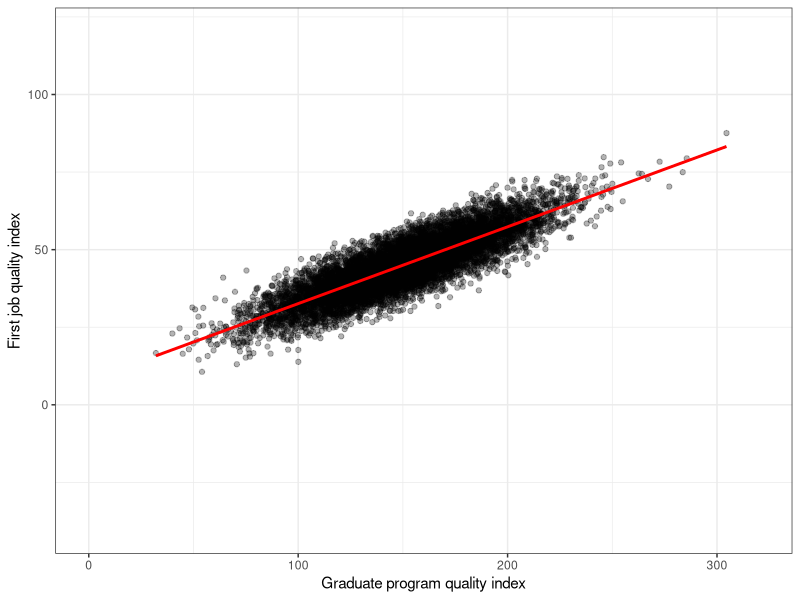
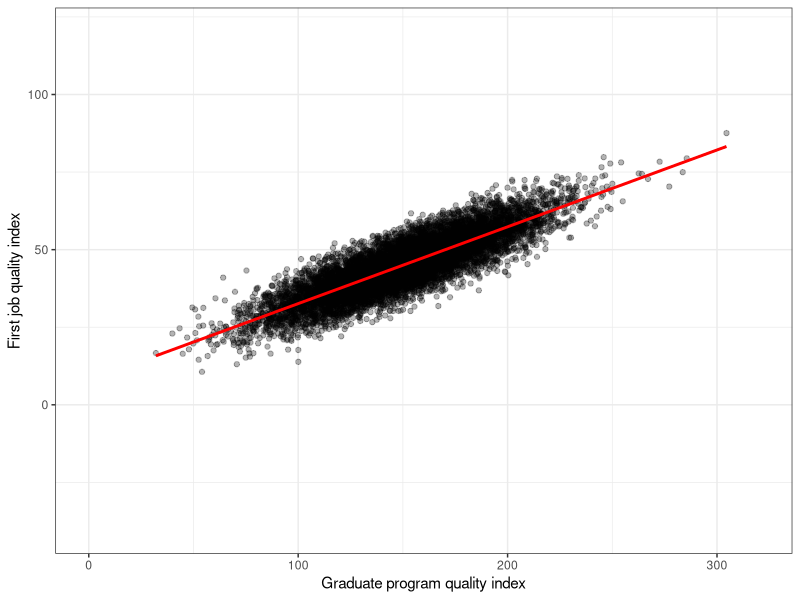
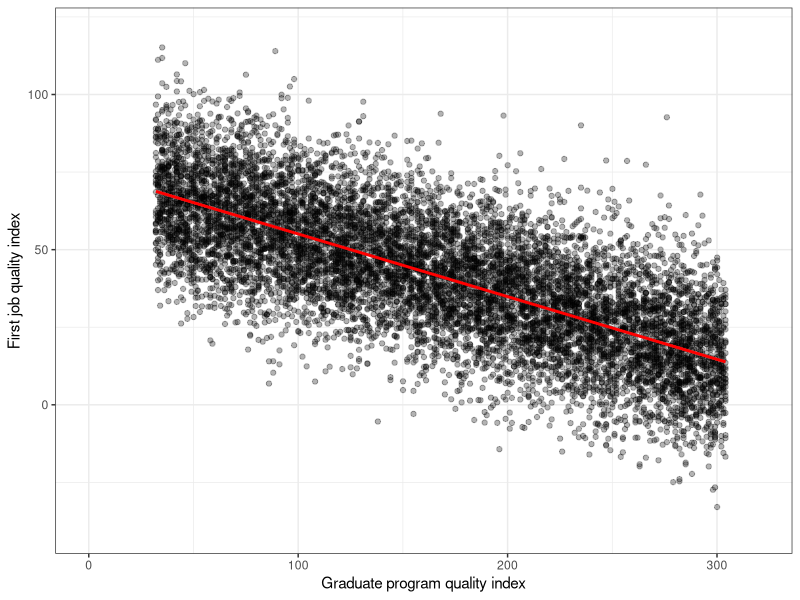
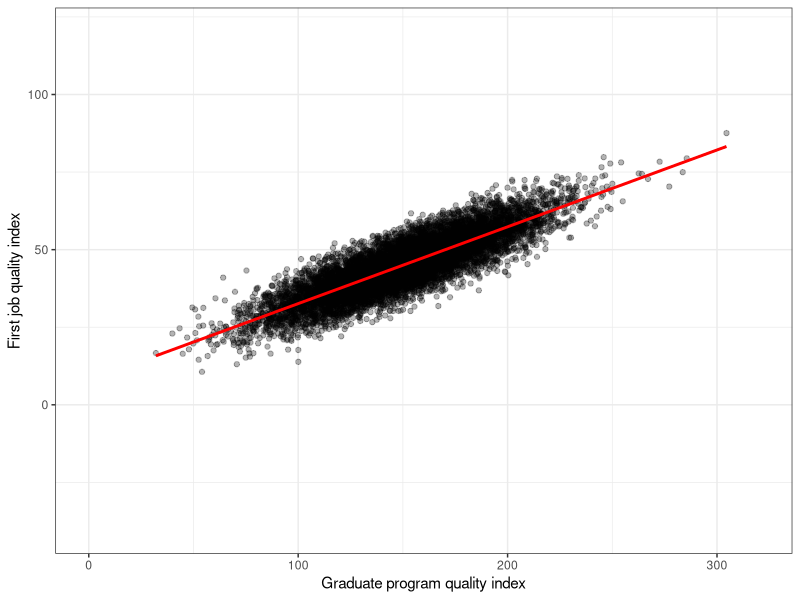
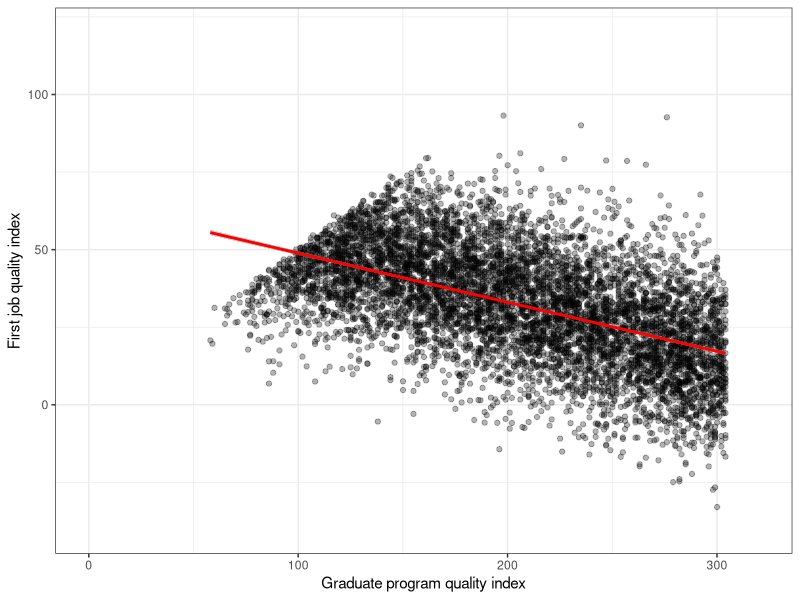

These charts were generated, in order, by the following R code:
## ---- chunk 1
set.seed(1988)
# sample size
N <- 10000
# student selectivity
W <- rnorm(N, mean=250, sd=50) 
# program selectivity
X <- 0.6*W + rnorm(N, mean=0, sd=10)
# quality of first job
Y <- 0.3*W - 0.2*X + rnorm(N) #<<
data <- data.frame(Y=Y, X=X, W=W)
## ---- chunk 2
library(ggplot2)
ggplot2::ggplot(data, aes(x=X, y=Y)) +
  geom_point(alpha=0.3) +
  geom_smooth(method="lm", color="red") +
  labs(x = "Graduate program quality index",
       y = "First job quality index") +
  scale_x_continuous(limits = c(0,320)) +
  scale_y_continuous(limits = c(-40,120)) +
  theme_bw()
## ---- chunk 3
lm(Y~X, data=data)
## ---- chunk 4
ggplot2::ggplot(data, aes(x=X, y=Y)) +
  geom_point(alpha=0.3) +
  geom_smooth(method="lm", color="red") +
  labs(x = "Graduate program quality index",
       y = "First job quality index") +
  scale_x_continuous(limits = c(0,320)) +
  scale_y_continuous(limits = c(-40,120)) +
  theme_bw()
## ---- chunk 5
# let's randomize students to programs!
X <- sample(min(X):max(X), #<<
            N, replace=TRUE)
# quality of first job
Y <- 0.3*W - 0.2*X + rnorm(N)
data$Xrand <- X
data$Ytrue <- Y

lm(Ytrue~Xrand, data=data)
## ---- chunk 6
ggplot2::ggplot(data, aes(x=Xrand, y=Ytrue)) +
  geom_point(alpha=0.3) +
  geom_smooth(method="lm", color="red") +
  labs(x = "Graduate program quality index",
       y = "First job quality index") +
  scale_x_continuous(limits = c(0,320)) +
  scale_y_continuous(limits = c(-40,120)) +
  theme_bw()
## ---- chunk 7
# Same regression
# Plus controls
lm(Y~X+W, data=data)
## ---- chunk 8
ggplot2::ggplot(data, aes(x=X, y=Y)) +
  geom_point(alpha=0.3) +
  geom_smooth(method="lm", color="red") +
  labs(x = "Graduate program quality index",
       y = "First job quality index") +
  scale_x_continuous(limits = c(0,320)) +
  scale_y_continuous(limits = c(-40,120)) +
  theme_bw()
## ---- chunk 9
# Registry of JMC
prob <- 1/(1+exp(-(X-Y*2)))
data$C <- rbinom(N, 1, prob=prob)

lm(Ytrue~Xrand, data=subset(data, C==1))
## ---- chunk 10
ggplot2::ggplot(subset(data, C==1), 
       aes(x=Xrand, y=Ytrue)) +
  geom_point(alpha=0.3) +
  geom_smooth(method="lm", color="red") +
  labs(x = "Graduate program quality index",
       y = "First job quality index") +
  scale_x_continuous(limits = c(0,320)) +
  scale_y_continuous(limits = c(-40,120)) +
  theme_bw()
